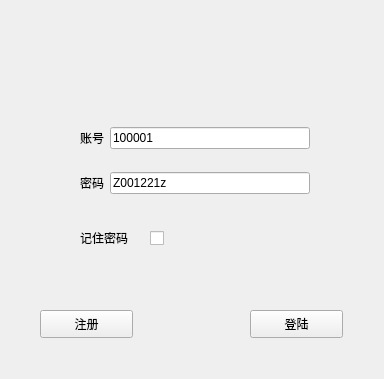
<?xml version="1.0" encoding="UTF-8"?>
<ui version="4.0">
 <class>LandWidget</class>
 <widget class="QWidget" name="LandWidget">
  <property name="geometry">
   <rect>
    <x>0</x>
    <y>0</y>
    <width>384</width>
    <height>379</height>
   </rect>
  </property>
  <property name="windowTitle">
   <string>Form</string>
  </property>
  <widget class="QCheckBox" name="remember">
   <property name="geometry">
    <rect>
     <x>150</x>
     <y>230</y>
     <width>171</width>
     <height>16</height>
    </rect>
   </property>
   <property name="text">
    <string/>
   </property>
  </widget>
  <widget class="QPushButton" name="registeButton">
   <property name="geometry">
    <rect>
     <x>40</x>
     <y>310</y>
     <width>93</width>
     <height>28</height>
    </rect>
   </property>
   <property name="text">
    <string>注册</string>
   </property>
  </widget>
  <widget class="QPushButton" name="send">
   <property name="geometry">
    <rect>
     <x>250</x>
     <y>310</y>
     <width>93</width>
     <height>28</height>
    </rect>
   </property>
   <property name="text">
    <string>登陆</string>
   </property>
  </widget>
  <widget class="QLabel" name="label_3">
   <property name="geometry">
    <rect>
     <x>80</x>
     <y>230</y>
     <width>60</width>
     <height>16</height>
    </rect>
   </property>
   <property name="text">
    <string>记住密码</string>
   </property>
  </widget>
  <widget class="QWidget" name="widget" native="true">
   <property name="geometry">
    <rect>
     <x>80</x>
     <y>110</y>
     <width>230</width>
     <height>101</height>
    </rect>
   </property>
   <layout class="QGridLayout" name="gridLayout">
    <item row="0" column="0">
     <widget class="QLabel" name="label">
      <property name="text">
       <string>账号</string>
      </property>
     </widget>
    </item>
    <item row="0" column="1">
     <widget class="QLineEdit" name="id">
      <property name="text">
       <string>100001</string>
      </property>
     </widget>
    </item>
    <item row="1" column="0">
     <widget class="QLabel" name="label_2">
      <property name="text">
       <string>密码</string>
      </property>
     </widget>
    </item>
    <item row="1" column="1">
     <widget class="QLineEdit" name="password">
      <property name="text">
       <string>Z001221z</string>
      </property>
     </widget>
    </item>
   </layout>
  </widget>
 </widget>
 <resources/>
 <connections/>
</ui>
